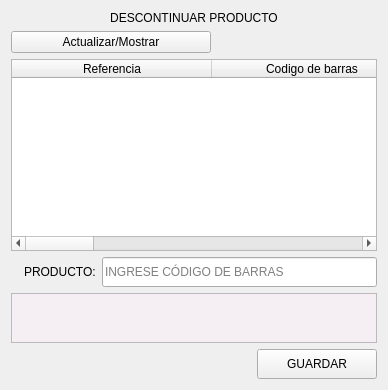
               <widget class="QWidget" name="descontinuar_producto_pagina">
                <layout class="QVBoxLayout" name="verticalLayout_18">
                 <item>
                  <widget class="QLabel" name="descontinuar_producto_label">
                   <property name="text">
                    <string>DESCONTINUAR PRODUCTO</string>
                   </property>
                   <property name="alignment">
                    <set>Qt::AlignCenter</set>
                   </property>
                  </widget>
                 </item>
                 <item>
                  <widget class="QPushButton" name="pushButton_verEliminar">
                   <property name="maximumSize">
                    <size>
                     <width>200</width>
                     <height>16777215</height>
                    </size>
                   </property>
                   <property name="text">
                    <string>Actualizar/Mostrar</string>
                   </property>
                   <property name="icon">
                    <iconset>
                     <normaloff>../../../recursos/images/reload.png</normaloff>../../../recursos/images/reload.png</iconset>
                   </property>
                  </widget>
                 </item>
                 <item>
                  <widget class="QTableWidget" name="del_tabla_productos">
                   <attribute name="horizontalHeaderDefaultSectionSize">
                    <number>200</number>
                   </attribute>
                   <column>
                    <property name="text">
                     <string>Referencia</string>
                    </property>
                   </column>
                   <column>
                    <property name="text">
                     <string>Codigo de barras</string>
                    </property>
                   </column>
                   <column>
                    <property name="text">
                     <string>Marca</string>
                    </property>
                   </column>
                   <column>
                    <property name="text">
                     <string>Precio adquisición</string>
                    </property>
                   </column>
                   <column>
                    <property name="text">
                     <string>Unidades actuales</string>
                    </property>
                   </column>
                  </widget>
                 </item>
                 <item>
                  <layout class="QVBoxLayout" name="verticalLayout_11">
                   <item>
                    <layout class="QHBoxLayout" name="horizontalLayout_4">
                     <item>
                      <widget class="QLabel" name="del_producto_label">
                       <property name="maximumSize">
                        <size>
                         <width>16777215</width>
                         <height>50</height>
                        </size>
                       </property>
                       <property name="text">
                        <string/>
                       </property>
                      </widget>
                     </item>
                     <item>
                      <widget class="QLabel" name="label_2">
                       <property name="text">
                        <string>PRODUCTO:</string>
                       </property>
                      </widget>
                     </item>
                     <item>
                      <widget class="QLineEdit" name="del_buscar_producto_lineEdit">
                       <property name="minimumSize">
                        <size>
                         <width>150</width>
                         <height>30</height>
                        </size>
                       </property>
                       <property name="placeholderText">
                        <string>INGRESE CÓDIGO DE BARRAS</string>
                       </property>
                      </widget>
                     </item>
                    </layout>
                   </item>
                   <item>
                    <widget class="QListView" name="listView_eliminar">
                     <property name="sizePolicy">
                      <sizepolicy hsizetype="Minimum" vsizetype="Minimum">
                       <horstretch>0</horstretch>
                       <verstretch>0</verstretch>
                      </sizepolicy>
                     </property>
                     <property name="maximumSize">
                      <size>
                       <width>16777215</width>
                       <height>50</height>
                      </size>
                     </property>
                     <property name="styleSheet">
                      <string notr="true">QListView {
    background-color: #f5eef2; /* Fondo */
}

QListView::item {
    border-bottom: 1px solid #e4acd0; /* Borde inferior de cada elemento */
    padding: 5px; /* Espaciado interno */
    font-size: 14px; /* Tamaño de la fuente */
}

QListView::item:selected {
    background-color: #dc84bc; /* Color de fondo al seleccionar */
    color: #ffffff; /* Color de texto al seleccionar */
}</string>
                     </property>
                    </widget>
                   </item>
                   <item>
                    <layout class="QHBoxLayout" name="horizontalLayout_10">
                     <item>
                      <widget class="QLabel" name="del_aviso_label">
                       <property name="minimumSize">
                        <size>
                         <width>200</width>
                         <height>30</height>
                        </size>
                       </property>
                       <property name="text">
                        <string/>
                       </property>
                      </widget>
                     </item>
                     <item>
                      <spacer name="horizontalSpacer_5">
                       <property name="orientation">
                        <enum>Qt::Horizontal</enum>
                       </property>
                       <property name="sizeHint" stdset="0">
                        <size>
                         <width>40</width>
                         <height>20</height>
                        </size>
                       </property>
                      </spacer>
                     </item>
                     <item>
                      <widget class="QPushButton" name="del_guardar_boton">
                       <property name="minimumSize">
                        <size>
                         <width>120</width>
                         <height>30</height>
                        </size>
                       </property>
                       <property name="text">
                        <string>GUARDAR</string>
                       </property>
                       <property name="icon">
                        <iconset>
                         <normaloff>../../../recursos/images/content-save-all.png</normaloff>../../../recursos/images/content-save-all.png</iconset>
                       </property>
                       <property name="iconSize">
                        <size>
                         <width>25</width>
                         <height>25</height>
                        </size>
                       </property>
                      </widget>
                     </item>
                    </layout>
                   </item>
                  </layout>
                 </item>
                </layout>
               </widget>
